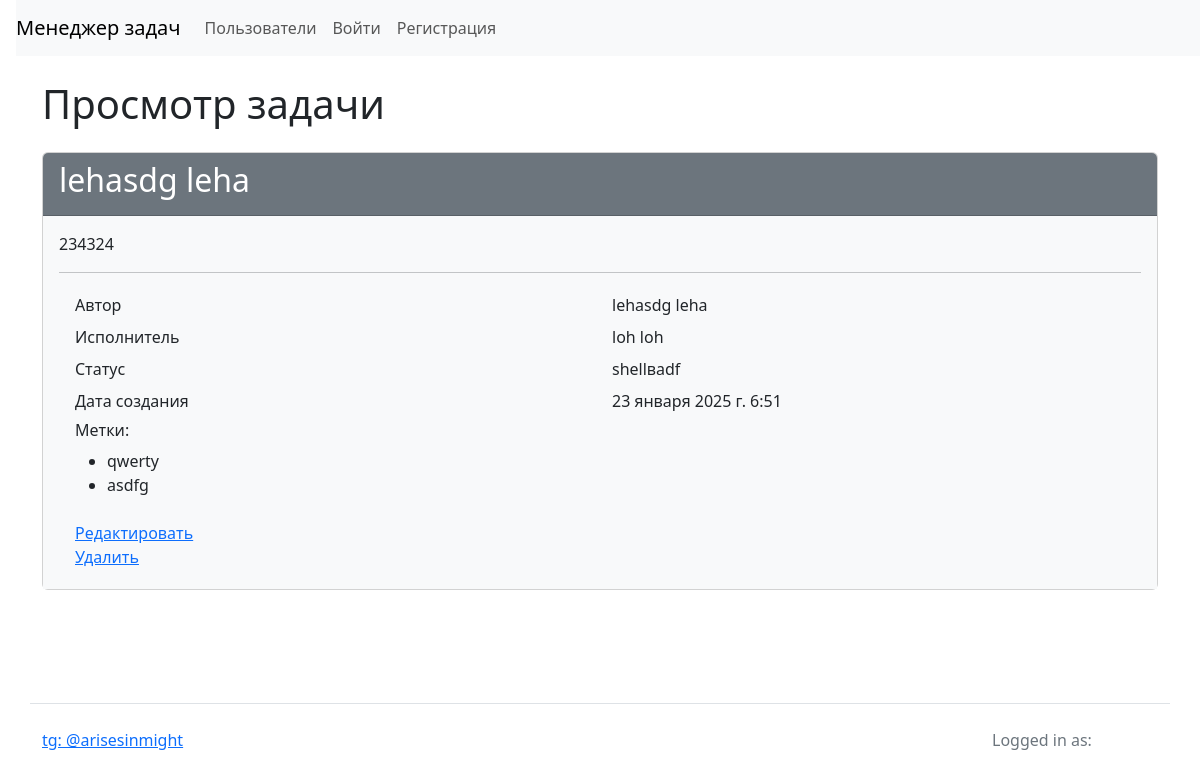
/tasks/10/, run on the app's committed database.
### task_manager/tasks/models.py (models this page shows, shortened)
class Task(models.Model):
    name = models.CharField(max_length=150)
    description = models.TextField()
    status = models.ForeignKey(Status, on_delete=models.PROTECT, related_name='on_task')
    executor = models.ForeignKey(User, on_delete=models.PROTECT, related_name='got_tasks')
    labels = models.ManyToManyField(Label, through=Labeling)
    author = models.ForeignKey(User, on_delete=models.PROTECT, related_name='created_tasks')
    created_at = models.DateTimeField(auto_now_add=True)

### task_manager/users/models.py (models this page shows, shortened)
class User(AbstractUser):
    def __str__(self):
        return self.get_full_name()

### task_manager/statuses/models.py (models this page shows)
class Status(models.Model):
    name = models.CharField(max_length=150)
    created_at = models.DateTimeField(auto_now_add=True)
    def __str__(self):
        return self.name

### task_manager/labels/models.py (models this page shows)
class Label(models.Model):
    name = models.CharField(max_length=150)
    created_at = models.DateTimeField(auto_now_add=True)
    def __str__(self):
        return self.name

### task_manager/tasks/views.py (the view)
# urls.py: path('<int:pk>/', views.TaskView.as_view(), name='task_details'),
class TaskView(LoginRequired, DetailView):
    model = Task
    template_name = 'tasks/task_details.html'
    context_object_name = 'task'

### task_manager/templates/tasks/task_details.html
{% extends "base.html" %}
{% block content %}
{% load i18n %}
<h1 class="my-4">{% trans 'View task' %}</h1>
<div class="card">
        <div class="card-header bg-secondary text-white">
            <h2>{{ task.author }}</h2>
        </div>
        <div class="card-body bg-light">
            <p>{{ task.description }}</p>
            <hr>
            <div class="container">
                <div class="row p-1">
                    <div class="col">{% trans 'Author' %}</div>
                    <div class="col">{{ task.author }}</div>
                </div>
                <div class="row p-1">
                    <div class="col">{% trans 'Executor' %}</div>
                    <div class="col">{{ task.executor }}</div>
                </div>
                <div class="row p-1">
                    <div class="col">{% trans 'Status' %}</div>
                    <div class="col">{{ task.status }}</div>
                </div>
                <div class="row p-1">
                    <div class="col">{% trans 'Created at' %}</div>
                    <div class="col">{{ task.created_at }}</div>
                </div>
                <div class="row p-1">
                    <div class="col">
                        <h6>{% trans 'Labels' %}:</h6>
                            <ul>
                                {% for label in task.labels.all %}
                                <li>{{ label }}</li>
                                {% endfor %}
                            </ul>
                    </div>
                </div>
                <div class="row p-1">
                    <div class="col">
                        <a href="{% url 'task_update' pk=task.id %}">{% trans 'Update' %}</a>
                        <br>
                        <a href="{% url 'task_delete' pk=task.id %}">{% trans 'Delete' %}</a>
                    </div>
                </div>
            </div>
        </div>
    </div>
{% endblock %}

### data on the page
Task: author "lehasdg leha", description "234324", executor "loh loh", status "shellваdf", created_at "23 января 2025 г. 6:51"
Label: name "qwerty"
Label: name "asdfg"
